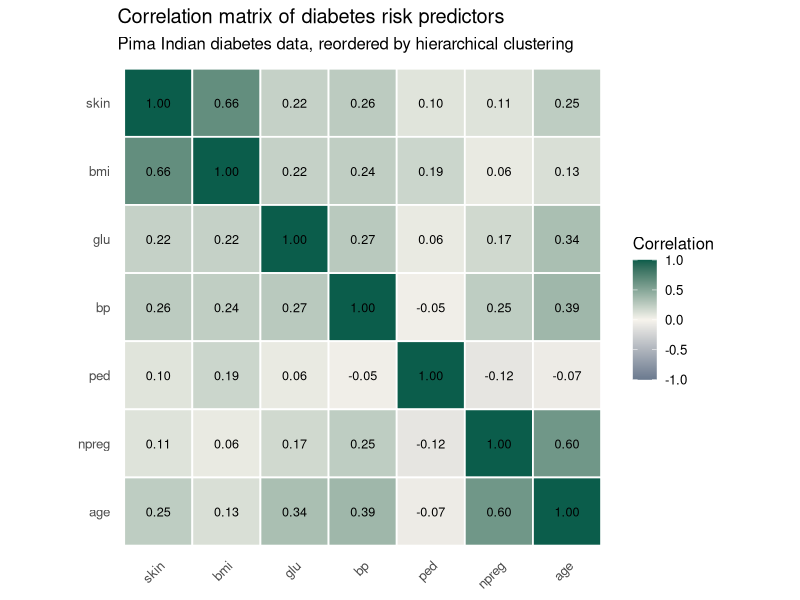

The R source for this figure:
## ---- chunk 1
data("Pima.tr", package = "MASS")

pima_numeric <- Pima.tr[, c("npreg", "glu", "bp", "skin", "bmi", "ped", "age")]

pima_summary <- data.frame(
  sample_size = nrow(pima_numeric),
  variables = ncol(pima_numeric),
  mean_glucose = mean(pima_numeric$glu),
  mean_bmi = mean(pima_numeric$bmi),
  mean_age = mean(pima_numeric$age)
)

pima_summary[, c("mean_glucose", "mean_bmi", "mean_age")] <-
  round(pima_summary[, c("mean_glucose", "mean_bmi", "mean_age")], 2)

knitr::kable(
  pima_summary,
  caption = "Summary of the variables used in the correlation heatmap"
)
## ---- chunk 2
cor_mat <- cor(pima_numeric, use = "pairwise.complete.obs")
cor_mat <- round(cor_mat, 2)

knitr::kable(
  cor_mat,
  caption = "Correlation matrix for the Pima diabetes predictors"
)
## ---- chunk 3
distance_mat <- as.dist(1 - abs(cor(pima_numeric, use = "pairwise.complete.obs")))
cluster_order <- hclust(distance_mat)$order
ordered_names <- colnames(pima_numeric)[cluster_order]

cor_ordered <- cor_mat[ordered_names, ordered_names]

cor_long <- as.data.frame(as.table(cor_ordered))
names(cor_long) <- c("var_x", "var_y", "correlation")

cor_long$var_x <- factor(cor_long$var_x, levels = ordered_names)
cor_long$var_y <- factor(cor_long$var_y, levels = rev(ordered_names))
## ---- chunk 4
ggplot2::ggplot(
  cor_long,
  ggplot2::aes(x = var_x, y = var_y, fill = correlation)
) +
  ggplot2::geom_tile(color = "white", linewidth = 0.6) +
  ggplot2::geom_text(
    ggplot2::aes(label = sprintf("%.2f", correlation)),
    size = 3.2,
    color = "black"
  ) +
  ggplot2::scale_fill_gradient2(
    low = "#6b7a8f",
    mid = "#f7f4ed",
    high = "#0b5d4b",
    midpoint = 0,
    limits = c(-1, 1)
  ) +
  ggplot2::labs(
    title = "Correlation matrix of diabetes risk predictors",
    subtitle = "Pima Indian diabetes data, reordered by hierarchical clustering",
    x = NULL,
    y = NULL,
    fill = "Correlation"
  ) +
  ggplot2::theme_minimal(base_size = 12) +
  ggplot2::theme(
    panel.grid = ggplot2::element_blank(),
    axis.text.x = ggplot2::element_text(angle = 45, hjust = 1),
    aspect.ratio = 1
  )
## ---- chunk 5
upper_index <- upper.tri(cor_ordered, diag = FALSE)

strong_pairs <- data.frame(
  var_1 = rownames(cor_ordered)[row(cor_ordered)[upper_index]],
  var_2 = colnames(cor_ordered)[col(cor_ordered)[upper_index]],
  correlation = cor_ordered[upper_index]
)

strong_pairs$abs_correlation <- abs(strong_pairs$correlation)
strong_pairs <- strong_pairs[order(strong_pairs$abs_correlation, decreasing = TRUE), ]
strong_pairs$correlation <- round(strong_pairs$correlation, 2)

knitr::kable(
  head(strong_pairs[, c("var_1", "var_2", "correlation")], 6),
  caption = "Strongest pairwise correlations in the Pima data"
)
